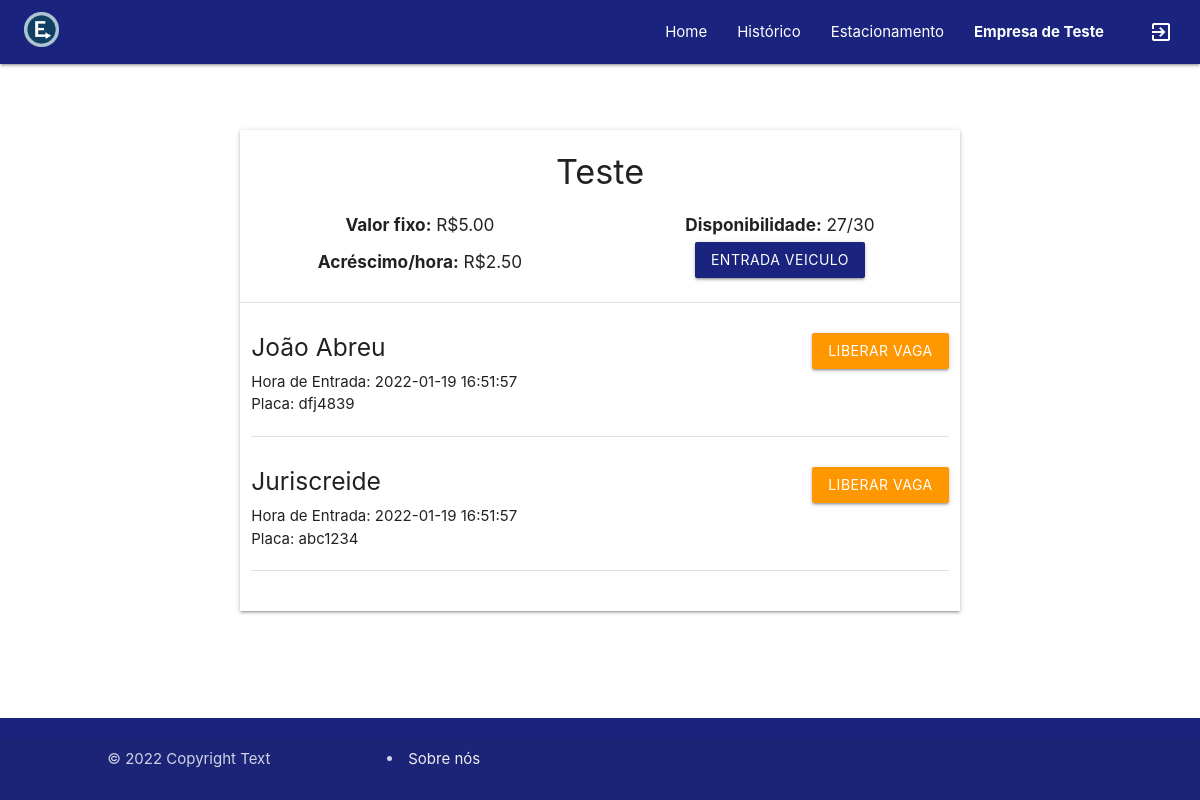
Screenshot of /home.php (signed in) with the database file from the repository.
### tables this page shows
CREATE TABLE IF NOT EXISTS empresa (
  idEmpresa INT NOT NULL,
  nomEmpresa VARCHAR(45) NOT NULL,
  dscCpfCnpj VARCHAR(45) NULL,
  email VARCHAR(45) NULL,
  telefone VARCHAR(25) NULL,
  senha VARCHAR(255) NOT NULL,
  PRIMARY KEY (idEmpresa));

CREATE TABLE IF NOT EXISTS estacionamento (
  idEstac INT NOT NULL,
  nomEstac VARCHAR(45) NOT NULL,
  qtdVagas INT NOT NULL,
  valFixo DOUBLE NOT NULL,
  valAcresc DOUBLE NULL,
  idEmpresa INT NOT NULL,
  PRIMARY KEY (idEstac),
  INDEX fk_estacionamento_empresa_idx (idEmpresa ASC) VISIBLE,
  CONSTRAINT fk_estacionamento_empresa
    FOREIGN KEY (idEmpresa)
    REFERENCES empresa (idEmpresa)
    ON DELETE NO ACTION
    ON UPDATE NO ACTION);

CREATE TABLE IF NOT EXISTS aloca (
  idPessoa INT NOT NULL,
  idVaga INT NOT NULL,
  idAloca INT NOT NULL,
  hrEntrada TIMESTAMP NOT NULL DEFAULT CURRENT_TIMESTAMP,
  hrSaida TIMESTAMP NULL,
  valTotal DOUBLE NULL,
  dscPlaca VARCHAR(25) NULL,
  INDEX fk_pessoa_has_vaga_vaga1_idx (idVaga ASC) VISIBLE,
  INDEX fk_pessoa_has_vaga_pessoa1_idx (idPessoa ASC) VISIBLE,
  PRIMARY KEY (idAloca),
  CONSTRAINT fk_pessoa_has_vaga_pessoa1
    FOREIGN KEY (idPessoa)
    REFERENCES pessoa (idPessoa)
    ON DELETE NO ACTION
    ON UPDATE NO ACTION,
  CONSTRAINT fk_pessoa_has_vaga_vaga1
    FOREIGN KEY (idVaga)
    REFERENCES vaga (idVaga)
    ON DELETE NO ACTION
    ON UPDATE NO ACTION);

CREATE TABLE IF NOT EXISTS pessoa (
  idPessoa INT NOT NULL,
  nomPessoa VARCHAR(45) NULL,
  datNasc DATE NULL,
  sexPessoa VARCHAR(5) NULL,
  cpfPessoa VARCHAR(45) NOT NULL,
  PRIMARY KEY (idPessoa));

### php_actions/sessaoLog.php (called while the page is built, shortened)
<?php
include_once 'php_actions/conexao.php';
$id = $_SESSION['id_usuario'];
$sql = "SELECT * FROM empresa WHERE idEmpresa = '$id'";
$resultado = mysqli_query($conn, $sql);
$dados = mysqli_fetch_array($resultado);
$sql = "SELECT * FROM estacionamento WHERE idEmpresa = '$id'";
$query = mysqli_query($conn, $sql);
$dadosEstac = mysqli_fetch_array($query);
$idEstac = $dadosEstac['idEstac'];
$nomEstac = $dadosEstac['nomEstac'];
$valFixo = $dadosEstac['valFixo'];
$valAcresc = $dadosEstac['valAcresc'];
$qtdVagas = $dadosEstac['qtdVagas'];
?>

### home.php (the view, shortened to what this page needs)
<?php
require_once 'php_actions/sessaoLog.php';
include_once 'includes/headerLog.php';
?>
<!DOCTYPE html>
<html>
    <head>
        <link rel="stylesheet" href="https://cdnjs.cloudflare.com/ajax/libs/materialize/1.0.0/css/materialize.min.css">
        <link type="text/css" rel="stylesheet" href="css/materialize.min.css"  media="screen,projection"/>
</head>
<body>
    <div class="container" style="margin: auto; width: 60%;">
        <div class="row">
            <div class="col center-align">
            <div class="row s12 m6 center-align">
                <div class="col s12 z-depth-1">
                    <h4 class="center"><?php echo $nomEstac?></h4>
                    <div class="row center">
                        <div class="col s12 m6">
                            <h6><b>Valor fixo:</b> R$<?php echo number_format($valFixo, 2);?></h6>
                        </div>
                        <div class="col s12 m6">
                            <h6><b>Disponibilidade:</b> 27/<?php echo $qtdVagas ?></h6>
                        </div>
                        <div class="col s12 m6">
                            <h6><b>Acréscimo/hora:</b> R$<?php echo number_format($valAcresc, 2);?></h6>
                        </div>
                        <div class="col s12 m6">
                            <a href="entrada.php" class="btn indigo darken-4">entrada veiculo</a>
                        </div>
                        <div class="col s12 left-align">
                            <br>
                            <div class="row">
                            <div class='divider'></div>
                            <div class="col s12">
                                <?php
                                    $sql = "SELECT * FROM vaga WHERE idEstac = '$idEstac';";
                                    $query = mysqli_query($conn, $sql);
                                    while($vaga = mysqli_fetch_array($query)):
                                        $idVaga = $vaga['idVaga'];
                                        $sql2 = "SELECT * FROM aloca WHERE idVaga = '$idVaga';";
                                        $query2 = mysqli_query($conn, $sql2);
                                        while($aloca = mysqli_fetch_array($query2)):
                                            $idPessoa = $aloca['idPessoa'];
                                            $idVaga = $vaga['idVaga'];
                                            $query3 = mysqli_query($conn, "SELECT * FROM pessoa WHERE idPessoa = '$idPessoa'");
                                            $pessoa = mysqli_fetch_array($query3);
                                            $hrEntrada = $aloca['hrEntrada'];
                                            echo "<div class='row'>";
                                                echo "<div class='section'>";
                                                    echo "<div class='col s8'>";
                                                        echo "<h5>".$pessoa['nomPessoa']."</h5><span>Hora de Entrada: ".$hrEntrada."</span><br><span>Placa: ".$aloca['dscPlaca']."</span>";
                                                    echo "</div>";
                                                    echo "<div class='section'>";
                                                        echo "<div class='col s4'>";
                                                            echo "<div class='botao-lista right-align'>";
                                                                echo "<form action='php_actions/liberarvaga.php' method='POST' name='liberarVaga'";
                                                                    echo "<input type='text' name='vaga' value=".$idVaga.">";
                                                                    echo "<button type='submit' class='btn orange' name='btnLiberar'>liberar vaga</button>";
                                                                echo "</form>";
                                                            echo "</div>";
                                                        echo "</div>";
                                                    echo "</div>";
                                                echo "</div>";
                                            echo "</div>";
                                            echo "<div class='divider'></div>";
                                        endwhile;
                                    endwhile;
                                ?>
                                </div>
                            </div>
                        </div>
                    </div>
                </div>
            </div>
        </div>
    </div>
</div>
        <?php
        include_once 'includes/footer.php';?>
    </body>
  </html>

### includes/headerLog.php (shortened to what this page needs)
<?php
require_once 'php_actions/sessaoLog.php';
?>
<div class="navbar">
    <nav>
        <div class="nav-wrapper indigo darken-4">
            <a href="home.php" class="brand-logo" style="margin-left:2%; margin-top: 1%;"><img src="imagem/logo_estacioney50px.png" alt="" width="35" height="35"></a>
            <ul id="navbar-items" class="right hide-on-med-and-down" style="padding-right: 1%;">
                <li><a href="home.php">Home</a></li>
                <li><a href="historico.php">Histórico</a></li>
                <li><a href="estacionamento.php">Estacionamento</a></li>
                <li><b><a href="empresa.php"><?php echo $dados['nomEmpresa'] ?></a></b></li>
                <li><a href="php_actions/deslogar.php"><i class="material-icons right">exit_to_app</i></a></li>
            </ul>
        </div>
    </nav>
</div>

### includes/footer.php (shortened to what this page needs)
<head>
    <link rel="stylesheet" href="https://cdnjs.cloudflare.com/ajax/libs/materialize/1.0.0/css/materialize.min.css">
    <link type="text/css" rel="stylesheet" href="css/materialize.min.css" media="screen,projection" />
</head>
<footer class="page-footer indigo darken-4">
    <div class="footer-copyright">
        <div class="container">
            <div class="row">
                <div class="col s4" style="margin-left: -10%;">
                    © 2022 Copyright Text
                </div>
                <div class="col s8">
                    <li><a class="grey-text text-lighten-3" href="sobrenos.php">Sobre nós</a></li>
                </div>
            </div>
        </div>
    </div>
  </footer>

### home.php (style rules this page uses)
.botao-lista { display: block; top:50%; }

### includes/footer.php (style rules this page uses)
body { display: flex; min-height: 100vh; flex-direction: column; }

### rows the page displays
empresa: nomEmpresa "Empresa de Teste"
estacionamento: nomEstac "Teste", valFixo "5.00", qtdVagas "30", valAcresc "2.50"
aloca: idPessoa.nomPessoa "João Abreu", hrEntrada "2022-01-19 16:51:57", dscPlaca "dfj4839", $idVaga 1 (drawn)
aloca: idPessoa.nomPessoa "Juriscreide", hrEntrada "2022-01-19 16:51:57", dscPlaca "abc1234", $idVaga 2 (drawn)
